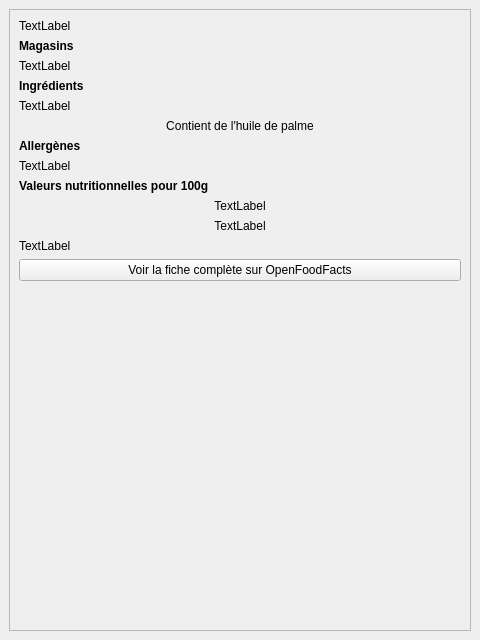
<?xml version="1.0" encoding="UTF-8"?>
<ui version="4.0">
 <class>MainWindow</class>
 <widget class="QMainWindow" name="MainWindow">
  <property name="geometry">
   <rect>
    <x>0</x>
    <y>0</y>
    <width>480</width>
    <height>640</height>
   </rect>
  </property>
  <property name="windowTitle">
   <string>MainWindow</string>
  </property>
  <widget class="QWidget" name="centralwidget">
   <layout class="QGridLayout" name="gridLayout">
    <item row="0" column="0">
     <widget class="QScrollArea" name="scrollArea">
      <property name="widgetResizable">
       <bool>true</bool>
      </property>
      <widget class="QWidget" name="scrollAreaWidgetContents">
       <property name="geometry">
        <rect>
         <x>0</x>
         <y>0</y>
         <width>460</width>
         <height>620</height>
        </rect>
       </property>
       <layout class="QGridLayout" name="gridLayout_4">
        <item row="8" column="0">
         <widget class="QLabel" name="lbl_allergens">
          <property name="sizePolicy">
           <sizepolicy hsizetype="Ignored" vsizetype="Preferred">
            <horstretch>0</horstretch>
            <verstretch>0</verstretch>
           </sizepolicy>
          </property>
          <property name="text">
           <string>TextLabel</string>
          </property>
          <property name="wordWrap">
           <bool>true</bool>
          </property>
          <property name="textInteractionFlags">
           <set>Qt::LinksAccessibleByMouse|Qt::TextSelectableByMouse</set>
          </property>
         </widget>
        </item>
        <item row="12" column="0">
         <widget class="QLabel" name="lbl_nutriscore_number">
          <property name="text">
           <string>TextLabel</string>
          </property>
          <property name="alignment">
           <set>Qt::AlignCenter</set>
          </property>
         </widget>
        </item>
        <item row="2" column="0">
         <widget class="QLabel" name="lbl_stores">
          <property name="text">
           <string>TextLabel</string>
          </property>
         </widget>
        </item>
        <item row="4" column="0">
         <widget class="QLabel" name="lbl_ingredients">
          <property name="sizePolicy">
           <sizepolicy hsizetype="Ignored" vsizetype="Preferred">
            <horstretch>0</horstretch>
            <verstretch>0</verstretch>
           </sizepolicy>
          </property>
          <property name="text">
           <string>TextLabel</string>
          </property>
          <property name="wordWrap">
           <bool>true</bool>
          </property>
          <property name="textInteractionFlags">
           <set>Qt::LinksAccessibleByMouse|Qt::TextSelectableByMouse</set>
          </property>
         </widget>
        </item>
        <item row="13" column="0">
         <widget class="QLabel" name="lbl_nutriments">
          <property name="sizePolicy">
           <sizepolicy hsizetype="Ignored" vsizetype="Preferred">
            <horstretch>0</horstretch>
            <verstretch>0</verstretch>
           </sizepolicy>
          </property>
          <property name="text">
           <string>TextLabel</string>
          </property>
          <property name="textInteractionFlags">
           <set>Qt::LinksAccessibleByMouse|Qt::TextSelectableByMouse</set>
          </property>
         </widget>
        </item>
        <item row="15" column="0">
         <spacer name="verticalSpacer">
          <property name="orientation">
           <enum>Qt::Vertical</enum>
          </property>
          <property name="sizeHint" stdset="0">
           <size>
            <width>20</width>
            <height>40</height>
           </size>
          </property>
         </spacer>
        </item>
        <item row="10" column="0">
         <widget class="QLabel" name="label_3">
          <property name="text">
           <string>&lt;b&gt;Valeurs nutritionnelles pour 100g&lt;/b&gt;</string>
          </property>
         </widget>
        </item>
        <item row="1" column="0">
         <widget class="QLabel" name="label_4">
          <property name="text">
           <string>&lt;b&gt;Magasins&lt;/b&gt;</string>
          </property>
         </widget>
        </item>
        <item row="5" column="0">
         <widget class="QLabel" name="lbl_palm_oil">
          <property name="styleSheet">
           <string notr="true"/>
          </property>
          <property name="text">
           <string>Contient de l'huile de palme</string>
          </property>
          <property name="alignment">
           <set>Qt::AlignCenter</set>
          </property>
         </widget>
        </item>
        <item row="3" column="0">
         <widget class="QLabel" name="label">
          <property name="text">
           <string>&lt;b&gt;Ingrédients&lt;/b&gt;</string>
          </property>
         </widget>
        </item>
        <item row="11" column="0">
         <widget class="QLabel" name="lbl_nutriscore">
          <property name="text">
           <string>TextLabel</string>
          </property>
          <property name="alignment">
           <set>Qt::AlignCenter</set>
          </property>
         </widget>
        </item>
        <item row="6" column="0" rowspan="2">
         <widget class="QLabel" name="label_2">
          <property name="text">
           <string>&lt;b&gt;Allergènes&lt;/b&gt;</string>
          </property>
         </widget>
        </item>
        <item row="0" column="0">
         <widget class="QLabel" name="lbl_brands">
          <property name="text">
           <string>TextLabel</string>
          </property>
          <property name="wordWrap">
           <bool>true</bool>
          </property>
         </widget>
        </item>
        <item row="14" column="0">
         <widget class="QPushButton" name="btn_openfoodfacts">
          <property name="text">
           <string>Voir la fiche complète sur OpenFoodFacts</string>
          </property>
         </widget>
        </item>
       </layout>
      </widget>
     </widget>
    </item>
   </layout>
  </widget>
 </widget>
 <resources/>
 <connections/>
</ui>
